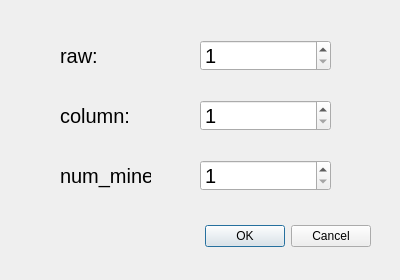
<?xml version="1.0" encoding="UTF-8"?>
<ui version="4.0">
 <class>Dialog_userDefined</class>
 <widget class="QDialog" name="Dialog_userDefined">
  <property name="geometry">
   <rect>
    <x>0</x>
    <y>0</y>
    <width>400</width>
    <height>280</height>
   </rect>
  </property>
  <property name="windowTitle">
   <string>Dialog</string>
  </property>
  <widget class="QDialogButtonBox" name="buttonBox">
   <property name="geometry">
    <rect>
     <x>30</x>
     <y>220</y>
     <width>341</width>
     <height>32</height>
    </rect>
   </property>
   <property name="orientation">
    <enum>Qt::Horizontal</enum>
   </property>
   <property name="standardButtons">
    <set>QDialogButtonBox::Cancel|QDialogButtonBox::Ok</set>
   </property>
  </widget>
  <widget class="QLabel" name="label_raw">
   <property name="geometry">
    <rect>
     <x>60</x>
     <y>40</y>
     <width>54</width>
     <height>31</height>
    </rect>
   </property>
   <property name="font">
    <font>
     <pointsize>15</pointsize>
    </font>
   </property>
   <property name="text">
    <string>raw:</string>
   </property>
  </widget>
  <widget class="QSpinBox" name="spinBox_raw">
   <property name="geometry">
    <rect>
     <x>200</x>
     <y>40</y>
     <width>131</width>
     <height>31</height>
    </rect>
   </property>
   <property name="font">
    <font>
     <pointsize>15</pointsize>
    </font>
   </property>
   <property name="minimum">
    <number>1</number>
   </property>
  </widget>
  <widget class="QSpinBox" name="spinBox_column">
   <property name="geometry">
    <rect>
     <x>200</x>
     <y>100</y>
     <width>131</width>
     <height>31</height>
    </rect>
   </property>
   <property name="font">
    <font>
     <pointsize>15</pointsize>
    </font>
   </property>
   <property name="minimum">
    <number>1</number>
   </property>
  </widget>
  <widget class="QLabel" name="label_column">
   <property name="geometry">
    <rect>
     <x>60</x>
     <y>100</y>
     <width>81</width>
     <height>31</height>
    </rect>
   </property>
   <property name="font">
    <font>
     <pointsize>15</pointsize>
    </font>
   </property>
   <property name="text">
    <string>column:</string>
   </property>
  </widget>
  <widget class="QSpinBox" name="spinBox_num_mine">
   <property name="geometry">
    <rect>
     <x>200</x>
     <y>160</y>
     <width>131</width>
     <height>31</height>
    </rect>
   </property>
   <property name="font">
    <font>
     <pointsize>15</pointsize>
    </font>
   </property>
   <property name="minimum">
    <number>1</number>
   </property>
   <property name="maximum">
    <number>200</number>
   </property>
  </widget>
  <widget class="QLabel" name="label_num_mine">
   <property name="geometry">
    <rect>
     <x>60</x>
     <y>160</y>
     <width>91</width>
     <height>31</height>
    </rect>
   </property>
   <property name="font">
    <font>
     <pointsize>15</pointsize>
    </font>
   </property>
   <property name="text">
    <string>num_mine:</string>
   </property>
  </widget>
 </widget>
 <resources/>
 <connections>
  <connection>
   <sender>buttonBox</sender>
   <signal>accepted()</signal>
   <receiver>Dialog_userDefined</receiver>
   <slot>accept()</slot>
   <hints>
    <hint type="sourcelabel">
     <x>248</x>
     <y>254</y>
    </hint>
    <hint type="destinationlabel">
     <x>157</x>
     <y>274</y>
    </hint>
   </hints>
  </connection>
  <connection>
   <sender>buttonBox</sender>
   <signal>rejected()</signal>
   <receiver>Dialog_userDefined</receiver>
   <slot>reject()</slot>
   <hints>
    <hint type="sourcelabel">
     <x>316</x>
     <y>260</y>
    </hint>
    <hint type="destinationlabel">
     <x>286</x>
     <y>274</y>
    </hint>
   </hints>
  </connection>
 </connections>
</ui>
